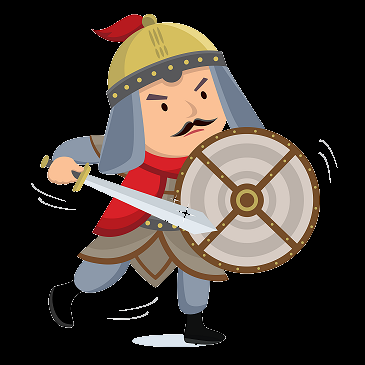
#> input picture lesson_5/8.png, 365 x 365 px, found by its file name
$ python rotainting.py
#> lines starting #> are read from the running program, lines starting #| are printed output that depends on the picture
import cv2

image = cv2.imread("lesson_5/8.png")
#> image is the input picture: shape (365, 365, 3); mean B, G, R 48.4, 54.4, 64.2
cv2.imshow("original image",image)
cv2.waitKey(0)

(rows,coulms) = image.shape[:2]
#> rows = 365; coulms = 365
transform = cv2.getRotationMatrix2D((coulms/2,rows/2),270,1)
result = cv2.warpAffine(image,transform,(coulms,rows))
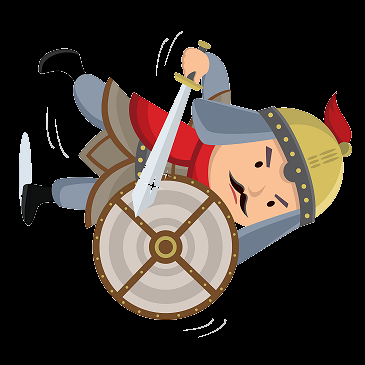
#> result: shape (365, 365, 3); mean B, G, R 48.4, 54.4, 64.2
cv2.imwrite("transformed_image.jpg",result)
cv2.imshow("transformed_image",result)
cv2.waitKey(0)
cv2.destroyAllWindows()
